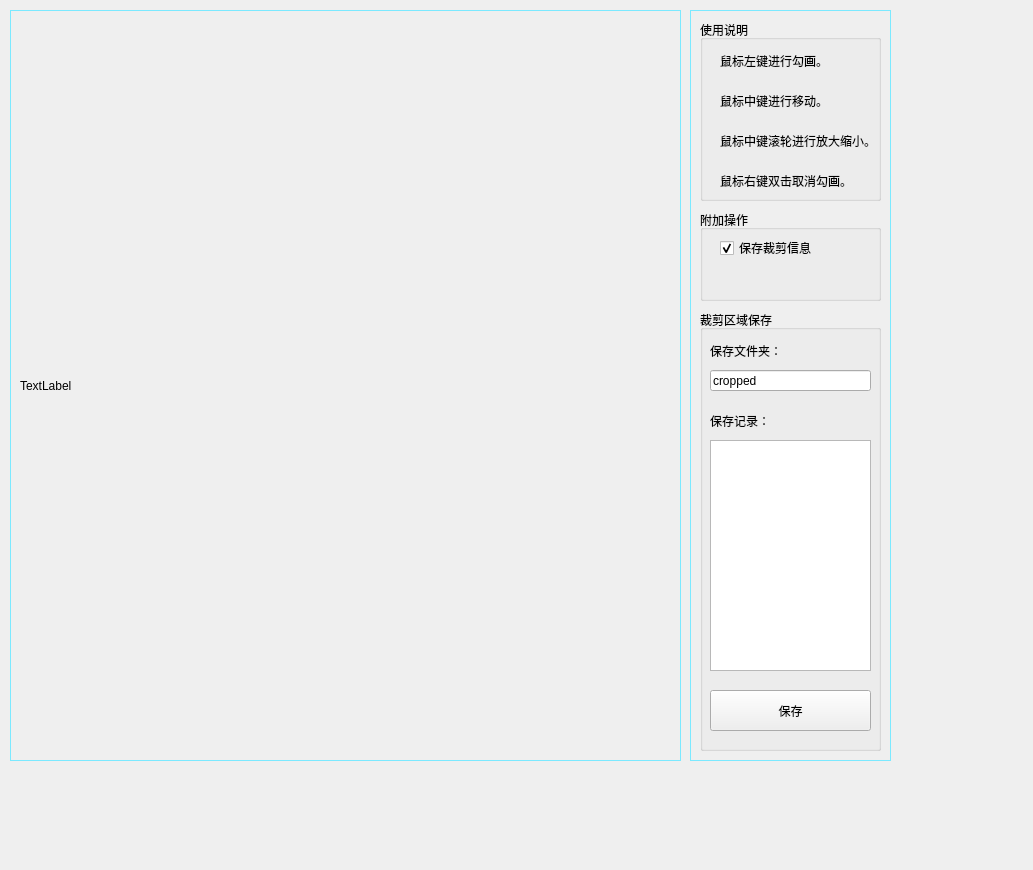
<?xml version="1.0" encoding="UTF-8"?>
<ui version="4.0">
 <class>Form</class>
 <widget class="QWidget" name="Form">
  <property name="geometry">
   <rect>
    <x>0</x>
    <y>0</y>
    <width>1033</width>
    <height>870</height>
   </rect>
  </property>
  <property name="windowTitle">
   <string>Form</string>
  </property>
  <widget class="QFrame" name="imgFrame">
   <property name="geometry">
    <rect>
     <x>10</x>
     <y>10</y>
     <width>671</width>
     <height>751</height>
    </rect>
   </property>
   <property name="styleSheet">
    <string notr="true">#imgFrame{border:1px solid rgb(123, 233, 255)}</string>
   </property>
   <property name="frameShape">
    <enum>QFrame::StyledPanel</enum>
   </property>
   <property name="frameShadow">
    <enum>QFrame::Raised</enum>
   </property>
   <widget class="QLabel" name="imgLabel">
    <property name="geometry">
     <rect>
      <x>10</x>
      <y>10</y>
      <width>651</width>
      <height>731</height>
     </rect>
    </property>
    <property name="text">
     <string>TextLabel</string>
    </property>
   </widget>
  </widget>
  <widget class="QFrame" name="controlFrame">
   <property name="geometry">
    <rect>
     <x>690</x>
     <y>10</y>
     <width>201</width>
     <height>751</height>
    </rect>
   </property>
   <property name="styleSheet">
    <string notr="true">#controlFrame{border:1px solid rgb(123, 233, 255)}</string>
   </property>
   <property name="frameShape">
    <enum>QFrame::StyledPanel</enum>
   </property>
   <property name="frameShadow">
    <enum>QFrame::Raised</enum>
   </property>
   <widget class="QGroupBox" name="cropGroupBox">
    <property name="geometry">
     <rect>
      <x>10</x>
      <y>10</y>
      <width>181</width>
      <height>181</height>
     </rect>
    </property>
    <property name="title">
     <string>使用说明</string>
    </property>
    <widget class="QLabel" name="label">
     <property name="geometry">
      <rect>
       <x>20</x>
       <y>30</y>
       <width>131</width>
       <height>21</height>
      </rect>
     </property>
     <property name="text">
      <string>鼠标左键进行勾画。</string>
     </property>
    </widget>
    <widget class="QLabel" name="label_2">
     <property name="geometry">
      <rect>
       <x>20</x>
       <y>70</y>
       <width>151</width>
       <height>21</height>
      </rect>
     </property>
     <property name="text">
      <string>鼠标中键进行移动。</string>
     </property>
    </widget>
    <widget class="QLabel" name="label_3">
     <property name="geometry">
      <rect>
       <x>20</x>
       <y>110</y>
       <width>151</width>
       <height>21</height>
      </rect>
     </property>
     <property name="text">
      <string>鼠标中键滚轮进行放大缩小。</string>
     </property>
    </widget>
    <widget class="QLabel" name="label_4">
     <property name="geometry">
      <rect>
       <x>20</x>
       <y>150</y>
       <width>151</width>
       <height>21</height>
      </rect>
     </property>
     <property name="text">
      <string>鼠标右键双击取消勾画。</string>
     </property>
    </widget>
   </widget>
   <widget class="QGroupBox" name="storeGroupBox">
    <property name="geometry">
     <rect>
      <x>10</x>
      <y>300</y>
      <width>181</width>
      <height>441</height>
     </rect>
    </property>
    <property name="title">
     <string>裁剪区域保存</string>
    </property>
    <widget class="QListView" name="storeListView">
     <property name="geometry">
      <rect>
       <x>10</x>
       <y>130</y>
       <width>161</width>
       <height>231</height>
      </rect>
     </property>
    </widget>
    <widget class="QLabel" name="targetLabel_2">
     <property name="geometry">
      <rect>
       <x>10</x>
       <y>30</y>
       <width>91</width>
       <height>21</height>
      </rect>
     </property>
     <property name="text">
      <string>保存文件夹：</string>
     </property>
    </widget>
    <widget class="QLineEdit" name="storeLineEdit">
     <property name="geometry">
      <rect>
       <x>10</x>
       <y>60</y>
       <width>161</width>
       <height>21</height>
      </rect>
     </property>
     <property name="text">
      <string>cropped</string>
     </property>
     <property name="readOnly">
      <bool>true</bool>
     </property>
    </widget>
    <widget class="QLabel" name="targetLabel_3">
     <property name="geometry">
      <rect>
       <x>10</x>
       <y>100</y>
       <width>91</width>
       <height>21</height>
      </rect>
     </property>
     <property name="text">
      <string>保存记录：</string>
     </property>
    </widget>
    <widget class="QPushButton" name="storeButton">
     <property name="geometry">
      <rect>
       <x>10</x>
       <y>380</y>
       <width>161</width>
       <height>41</height>
      </rect>
     </property>
     <property name="text">
      <string>保存</string>
     </property>
    </widget>
   </widget>
   <widget class="QGroupBox" name="cropGroupBox_2">
    <property name="geometry">
     <rect>
      <x>10</x>
      <y>200</y>
      <width>181</width>
      <height>91</height>
     </rect>
    </property>
    <property name="title">
     <string>附加操作</string>
    </property>
    <widget class="QCheckBox" name="checkBox">
     <property name="geometry">
      <rect>
       <x>20</x>
       <y>30</y>
       <width>111</width>
       <height>16</height>
      </rect>
     </property>
     <property name="text">
      <string>保存裁剪信息</string>
     </property>
     <property name="checked">
      <bool>true</bool>
     </property>
     <property name="tristate">
      <bool>true</bool>
     </property>
    </widget>
   </widget>
  </widget>
 </widget>
 <resources/>
 <connections/>
</ui>
